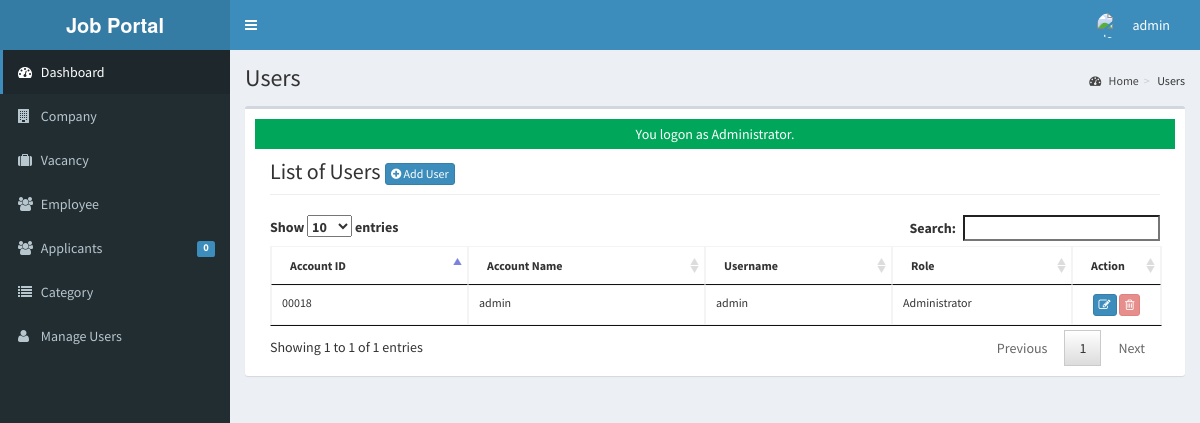
/admin/user/index.php (signed in), run on the app's committed database.
### tables this page shows
CREATE TABLE `tblusers` (
  `USERID` varchar(30) NOT NULL,
  `FULLNAME` varchar(40) NOT NULL,
  `USERNAME` varchar(90) NOT NULL,
  `PASS` varchar(90) NOT NULL,
  `ROLE` varchar(30) NOT NULL,
  `PICLOCATION` varchar(255) NOT NULL
);

### admin/user/index.php (called while the page is built, shortened)
<?php
require_once("../../include/initialize.php");
 $title="Users";
require_once ("../theme/templates.php");
?>

### include/database.php (called while the page is built, shortened)
<?php
class Database {
	var $query = '';
	public $conn;
	public function open_connection() {
		try {
		$this->conn = new PDO("mysql:host=".server.";dbname=".database_name. "", user,pass);
		$this->conn->setAttribute(PDO::ATTR_ERRMODE, PDO::ERRMODE_EXCEPTION);
		}catch(PDOException $e){
			echo "Problem in database connection! Contact administrator!". $e->getMessage();
		}
	}
	function setQuery($sql='') {
		try {
		   $this->sql_string=$sql;
			$this->query = $this->conn->prepare($this->sql_string);
			$this->query->execute();
		  } catch (PDOException $e) {
		    echo "Failed to get query handle: " . $e->getMessage() . "\n";
		    exit;
		  }
	}
	function loadResultList() {
		$results = $this->query->fetchAll(PDO::FETCH_OBJ);
		return $results;
	}
	function loadSingleResult() {
		$results = $this->query->fetch(PDO::FETCH_OBJ);
		return $results;
	}
}
$mydb = new Database();
?>

### include/accounts.php (called while the page is built, shortened)
<?php
require_once(LIB_PATH.DS.'database.php');
class User {
	protected static  $tblname = "tblusers";
	function single_user($id=""){
			global $mydb;
			$mydb->setQuery("SELECT * FROM ".self::$tblname."
				Where USERID= '{$id}' LIMIT 1");
			$cur = $mydb->loadSingleResult();
			return $cur;
	}
}
?>

### include/function.php (called while the page is built, shortened)
<?php
function currentpage(){
		$this_page = $_SERVER['SCRIPT_NAME'];
	    $bits = explode('/',$this_page);
		 return $bits[3];
	}
		?>

### admin/user/list.php (the view, shortened to what this page needs)
    	 <div class="col-lg-12">
         <h1 class="page-header">List of Users  <a href="index.php?view=add" class="btn btn-primary btn-xs  ">  <i class="fa fa-plus-circle fw-fa"></i> Add User</a>  </h1>
    		</div>
		 	<div class="col-lg-12">
	<table id="dash-table" class="table  table-bordered table-hover table-responsive" style="font-size:12px;" cellspacing="0">
	  <thead>
	  	<tr>
	  		<th>Account ID</th>
	  		<th> Account Name</th>
	  		<th>Username</th>
	  		<th>Role</th>
	  		<th width="10%" >Action</th>
	  	</tr>
	  </thead>
	  <tbody>
	  	<?php
	  		$mydb->setQuery("SELECT *
								FROM  `tblusers`");
	  		$cur = $mydb->loadResultList();
			foreach ($cur as $result) {
	  		echo '<tr>';
	  		echo '<td>' . $result->USERID.'</a></td>';
	  		echo '<td>' . $result->FULLNAME.'</a></td>';
	  		echo '<td>'. $result->USERNAME.'</td>';
	  		echo '<td>'. $result->ROLE.'</td>';
	  		If($result->USERID==$_SESSION['ADMIN_USERID'] || $result->ROLE=='MainAdministrator' || $result->ROLE=='Administrator') {
	  			$active = "Disabled";
	  		}else{
	  			$active = "";
	  		}
	  		echo '<td align="center" > <a title="Edit" href="index.php?view=edit&id='.$result->USERID.'"  class="btn btn-primary btn-xs  ">  <span class="fa fa-edit fw-fa"></span></a>
	  					 <a title="Delete" href="controller.php?action=delete&id='.$result->USERID.'" class="btn btn-danger btn-xs" '.$active.'><span class="fa fa-trash-o fw-fa"></span> </a>
	  					 </td>';
	  		echo '</tr>';
	  	}
	  	?>
	  </tbody>
	</table>
</div>

### admin/theme/templates.php (shortened to what this page needs)
<!DOCTYPE html>
<html>
    <head>
        <link rel="stylesheet" href="<?php echo web_root;?>bootstrap/css/bootstrap.min.css">
        <link rel="stylesheet" href="<?php echo web_root;?>plugins/font-awesome/css/font-awesome.min.css">
        <link rel="stylesheet" href="<?php echo web_root;?>dist/css/AdminLTE.min.css">
        <link rel="stylesheet" href="<?php echo web_root;?>dist/css/skins/_all-skins.min.css">
        <link rel="stylesheet" href="<?php echo web_root;?>plugins/iCheck/flat/blue.css">
        <link rel="stylesheet" href="<?php echo web_root;?>plugins/morris/morris.css">
        <link rel="stylesheet" href="<?php echo web_root;?>plugins/jvectormap/jquery-jvectormap-1.2.2.css">
        <link href="<?php echo web_root; ?>plugins/datepicker/bootstrap-datetimepicker.min.css" rel="stylesheet" media="screen">
        <link rel="stylesheet" href="<?php echo web_root;?>plugins/dataTables/jquery.dataTables.min.css">
        <link rel="stylesheet" href="<?php echo web_root;?>plugins/bootstrap-wysihtml5/bootstrap3-wysihtml5.min.css">
    </head>
 <body class="hold-transition skin-blue fixed sidebar-mini">
<div class="wrapper">
  <header class="main-header">
    <a href="<?php echo web_root;?>/admin/" class="logo">
      <span class="logo-lg"><b>Job Portal</b></span>
    </a>
    <nav class="navbar navbar-static-top" role="navigation">
      <a href="#" class="sidebar-toggle" data-toggle="offcanvas" role="button">
      </a>
      <div class="navbar-custom-menu">
        <ul class="nav navbar-nav">
          <?php
              $user = New User();
              $singleuser = $user->single_user($_SESSION['ADMIN_USERID']);
          ?>
          <li class="dropdown user user-menu" style="padding-right: 15px;"  >
            <a href="#" class="dropdown-toggle" data-toggle="dropdown">
              <img src="<?php echo web_root.'admin/user/'. $singleuser->PICLOCATION;?>" class="user-image" alt="User Image">
              <span class="hidden-xs"><?php echo $singleuser->FULLNAME; ?></span>
            </a>
          </li>
        </ul>
      </div>
    </nav>
  </header>
  <aside class="main-sidebar">
    <section class="sidebar">
      <ul class="sidebar-menu">
        <li  class="<?php echo (currentpage() == 'index.php') ? "active" : false;?>" >
          <a href="<?php echo web_root ;?>admin/">
            <i class="fa fa-dashboard"></i> <span>Dashboard</span>
          </a>
        </li>
        <li class="<?php echo (currentpage() == 'company') ? "active" : false;?>" >
          <a href="<?php echo web_root ;?>admin/company/">
            <i class="fa fa-building"></i> <span>Company</span>
          </a>
        </li>
        <li class="<?php echo (currentpage() == 'vacancy') ? "active" : false;?>" >
          <a href="<?php echo web_root ;?>admin/vacancy/">
            <i class="fa fa-suitcase"></i> <span>Vacancy</span>
          </a>
        </li>
        <li class="<?php echo (currentpage() == 'employee') ? "active" : false;?>" >
          <a href="<?php echo web_root ;?>admin/employee/">
            <i class="fa fa-users"></i> <span>Employee</span>
          </a>
        </li>
        <li class="<?php echo (currentpage() == 'applicants') ? "active" : false;?>" >
          <a href="<?php echo web_root ;?>admin/applicants/">
            <i class="fa fa-users"></i> <span>Applicants</span>
            <span class="label label-primary pull-right">
              <?php
                $sql = "SELECT count(*) as 'APPL' FROM `tbljobregistration` WHERE `PENDINGAPPLICATION`=1";
                $mydb->setQuery($sql);
                $pending = $mydb->loadSingleResult();
                echo $pending->APPL;
              ?>
            </span>
          </a>
        </li>
        <li class="<?php echo (currentpage() == 'category') ? "active" : false;?>" >
          <a href="<?php echo web_root ;?>admin/category/">
            <i class="fa fa-list"></i> <span>Category</span>
          </a>
        </li>
         <li class="<?php echo (currentpage() == 'user') ? "active" : false;?>">
          <a href="<?php echo web_root; ?>admin/user/">
            <i class="fa fa-user"></i> <span>Manage Users</span> </a>
        </li>
      </ul>
    </section>
  </aside>
  <div class="content-wrapper">
  <section class="content-header">
      <h1>
        <?php echo isset($title) ? $title : ''; ?>
      </h1>
      <ol class="breadcrumb">
        <?php
          if ($title!='Home') {
            $active_title = '';
            if (isset($_GET['view'])) {
              $active_title = '<li class='.$active_title.'><a href="index.php">'.$title.'</a></li>';
            }else{
              $active_title = '<li class='.$active_title.'>'.$title.'</li>';
            }
            echo '<li><a href='.web_root.'admin/><i class="fa fa-dashboard"></i> Home</a></li>';
            echo  $active_title;
          }
        ?>
      </ol>
    </section>
         <section class="content">
          <div class="row">
            <div class="col-xs-12">
              <div class="box">
                <div class="box-body">
              <?php
               require_once $content;
               ?>
             </div>
             </div>
           </div>
         </div>
         </section>
 </div>
    </body>
</html>

### data on the page
tblusers: FULLNAME "admin", USERID "00018", USERNAME "admin", ROLE "Administrator"

### other printed values
$pending->APPL "0"
$title "Users"
$_SESSION['message'] "You logon as Administrator."
